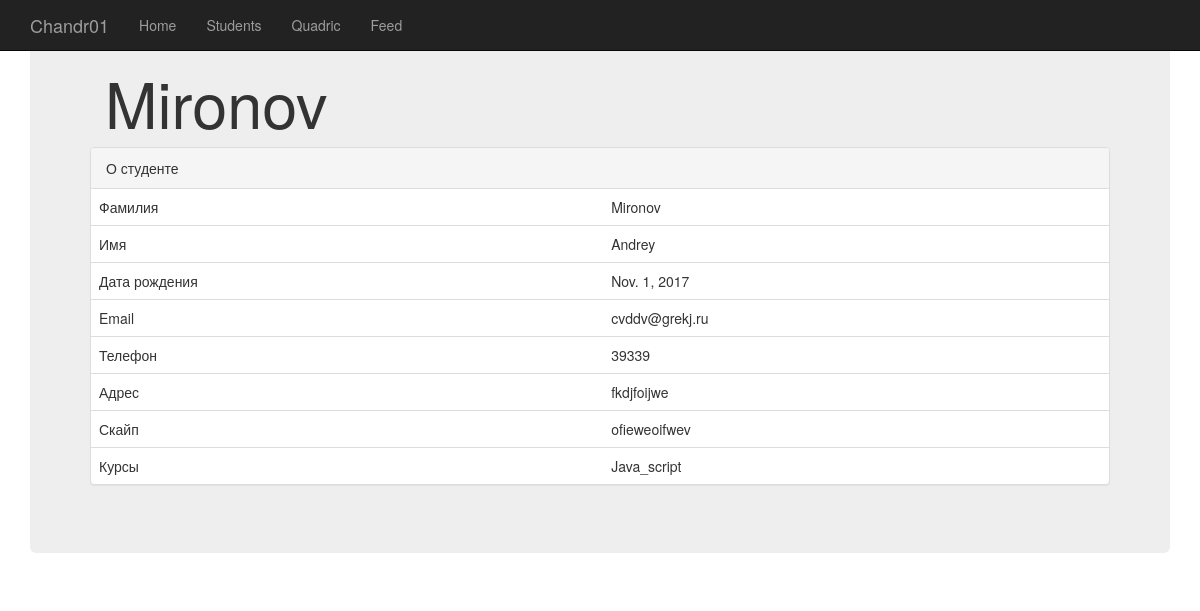
The page /student/3 on the database its author committed.
### course/models.py (models this page shows, shortened)
class Students(models.Model):
    name = models.CharField(max_length=255)
    surname = models.CharField(max_length=255)
    date_of_birth = models.DateField(null=True)
    email = models.EmailField(null=True)
    phone = models.CharField(max_length=255, null=True)
    address = models.CharField(max_length=255, null=True)
    skype = models.CharField(max_length=255, null=True)
    courses = models.ManyToManyField(Course)

class Course(models.Model):
    name = models.CharField(max_length=255)
    short_description = models.CharField(max_length=255)
    description = models.TextField(max_length=2000)
    coach = models.ForeignKey(Coach, null=True, related_name='coach_courses', on_delete=models.DO_NOTHING)
    assistant = models.ForeignKey(Coach, null=True, related_name='assistant_courses', on_delete=models.DO_NOTHING)
    print(coach)

### course/views.py (the view)
# urls.py: url(r'^student/(?P<pk>\d+)$', views.StudentDetailView.as_view()),
class StudentDetailView(DetailView):
    model = Students
    template_name = 'student.html'

### templates/student.html (shortened to what this page needs)
{% extends "base.html" %}
{% block name %}<h1>{{ object.name }}</h1>{% endblock name %}
{% block content %} <div class="panel panel-default">
          <div class="panel-heading">О студенте</div>
          <table class="table">
              <tr>
                    <td>Фамилия</td><td>{{ object.name }}</td>
              </tr>
              <tr>
                    <td>Имя</td><td>{{ object.surname }}</td>
              </tr>
              <tr>
                  <td>Дата рождения</td><td>{{ object.date_of_birth }}</td>
              </tr>
              <tr>
                  <td>Email</td><td>{{ object.email }}</td>
              </tr>
              <tr>
                  <td>Телефон</td><td>{{ object.phone }}</td>
              </tr>
              <tr>
                  <td>Адрес</td><td>{{ object.address }}</td>
              </tr>
              <tr>
                  <td>Скайп</td><td>{{ object.skype }}</td>
              </tr>
              <tr>
                  <td>Курсы</td><td>{% for a in object.courses.values %}{{ a.name}}<br />{% endfor %}</td>
              </tr>
          </table>
          </div>
{% endblock content %}

### rows shown on the page
Students: name "Mironov", surname "Andrey", date_of_birth "Nov. 1, 2017", email "cvddv@grekj.ru", phone "39339", address "fkdjfoijwe", skype "ofieweoifwev"
Course: name "Java_script"
